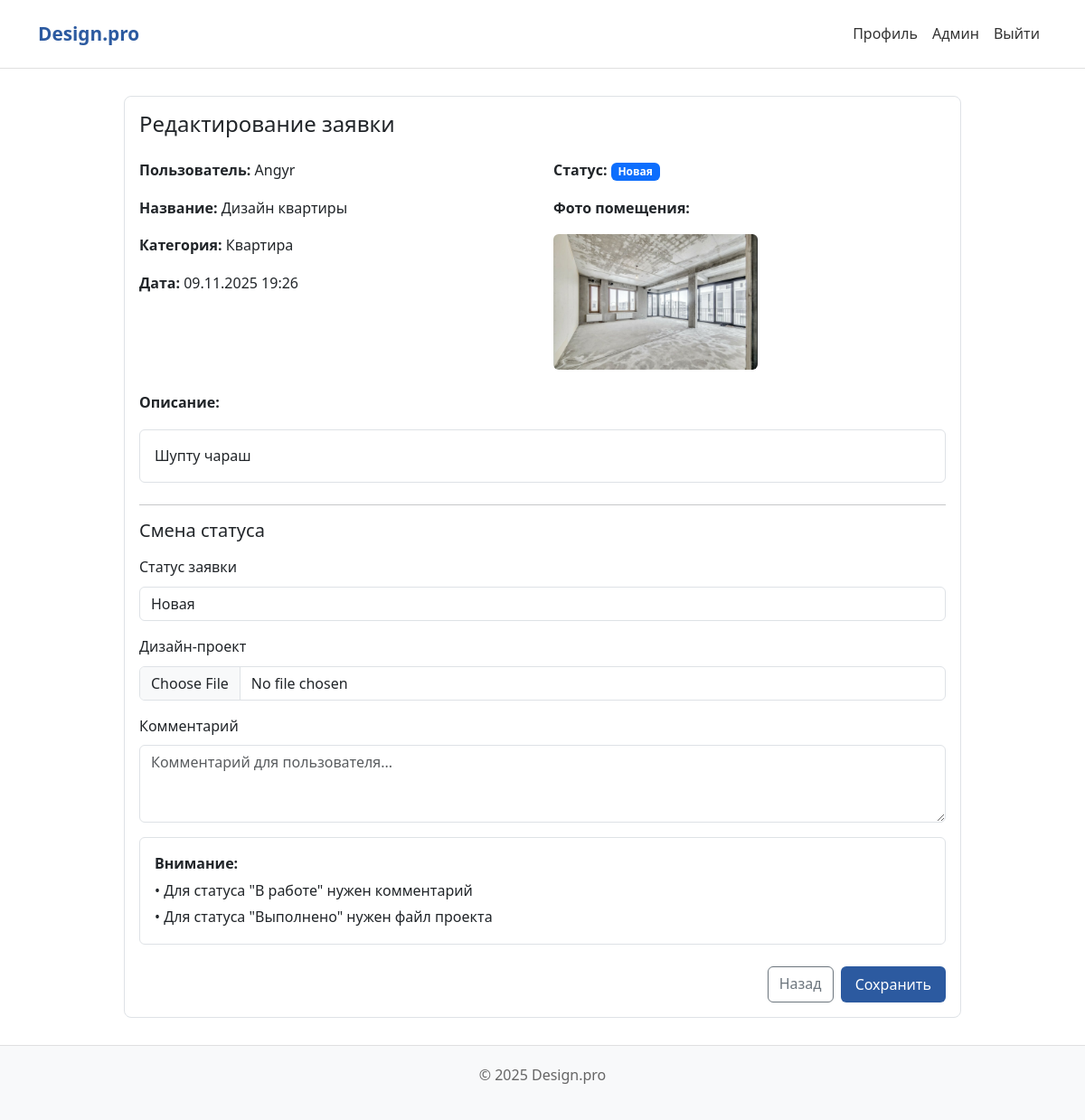
Screenshot of /admin-dashboard/application/2/ (signed in) with the database file from the repository.
### design_app/models.py (models this page shows, shortened)
class RoomPlan(models.Model):
    STATUS_CHOICES = [
        ('NEW', 'Новая'),
        ('IN_PROGRESS', 'Принято в работу'),
        ('COMPLETED', 'Выполнено'),
    ]
    user = models.ForeignKey(User, on_delete=models.CASCADE, related_name='room_plans', verbose_name="Пользователь")
    title = models.CharField(max_length=255, verbose_name="Название заявки")
    description = models.TextField(verbose_name="Описание помещения")
    category = models.ForeignKey(Category, on_delete=models.CASCADE, verbose_name="Категория")
    upload_date = models.DateTimeField(auto_now_add=True, verbose_name="Дата загрузки")
    plan_file = models.ImageField(
        upload_to='room_plans/',
        blank=True,
        null=True,
        verbose_name="Фото помещения или план",
        help_text="Форматы: JPG, JPEG, PNG, BMP. Максимальный размер: 2MB"
    )
    status = models.CharField(
        max_length=20,
        choices=STATUS_CHOICES,
        default='NEW',
        verbose_name="Статус заявки"
    )
    design_image = models.ImageField(
        upload_to='designs/',
        blank=True,
        null=True,
        verbose_name="Дизайн-проект"
    )
    admin_comment = models.TextField(blank=True, verbose_name="Комментарий администратора")
    assigned_to = models.ForeignKey(
        User,
        on_delete=models.SET_NULL,
        null=True,
        blank=True,
        related_name='assigned_applications',
        verbose_name="Назначена"
    )
    class Meta:
        verbose_name = "Заявка"
        verbose_name_plural = "Заявки"
        ordering = ['-upload_date']

class Category(models.Model):
    name = models.CharField(max_length=100, verbose_name="Название категории")
    description = models.TextField(blank=True, verbose_name="Описание")
    class Meta:
        verbose_name = "Категория"
        verbose_name_plural = "Категории"

### design_app/views.py (the view)
# urls.py: re_path(r'^admin-dashboard/application/(?P<plan_id>\d+)/$', views.edit_application, name='edit_application'),
@user_passes_test(is_staff_user, login_url='/login/')
def edit_application(request, plan_id):
    application = get_object_or_404(RoomPlan, id=plan_id)
    if request.method == 'POST':
        form = RoomPlanStatusForm(request.POST, request.FILES, instance=application)
        if form.is_valid():
            form.save()
            messages.success(request, 'Статус заявки успешно обновлен!')
            return redirect('admin_dashboard')
        else:
            messages.error(request, 'Пожалуйста, исправьте ошибки в форме.')
    else:
        form = RoomPlanStatusForm(instance=application)
    context = {
        'form': form,
        'application': application,
        'title': 'Редактирование заявки'
    }
    return render(request, 'design_app/edit_application.html', context)

### design_app/forms.py (shortened to what this page needs)
class RoomPlanStatusForm(forms.ModelForm):
    class Meta:
        model = RoomPlan
        fields = ['status', 'design_image', 'admin_comment']
        widgets = {
            'status': forms.Select(attrs={'class': 'form-control'}),
            'admin_comment': forms.Textarea(attrs={
                'class': 'form-control',
                'placeholder': 'Комментарий для пользователя...',
                'rows': 3
            }),
            'design_image': forms.FileInput(attrs={'class': 'form-control'}),
        }
        labels = {
            'status': 'Статус заявки',
            'design_image': 'Дизайн-проект',
            'admin_comment': 'Комментарий',
        }

### design_app/views.py (called while the page is built)
def is_staff_user(user):
    if not user.is_authenticated:
        return False
    try:
        profile = user.userprofile
        return profile.is_admin() or profile.is_manager()
    except UserProfile.DoesNotExist:
        return user.is_staff

### design_app/templates/design_app/edit_application.html (shortened to what this page needs)
{% extends 'design_app/base.html' %}
{% block content %}
<div class="container">
    <div class="row justify-content-center">
        <div class="col-md-10">
            <div class="card border">
                <div class="card-body">
                    <h4 class="mb-4">Редактирование заявки</h4>
                    <div class="row mb-4">
                        <div class="col-md-6">
                            <p><strong>Пользователь:</strong> {{ application.user.username }}</p>
                            <p><strong>Название:</strong> {{ application.title }}</p>
                            <p><strong>Категория:</strong> {{ application.category.name }}</p>
                            <p><strong>Дата:</strong> {{ application.upload_date|date:"d.m.Y H:i" }}</p>
                        </div>
                        <div class="col-md-6">
                            <p><strong>Статус:</strong>
                                <span class="badge
                                    {% if application.status == 'NEW' %}bg-primary
                                    {% elif application.status == 'IN_PROGRESS' %}bg-warning
                                    {% else %}bg-success{% endif %}">
                                    {{ application.get_status_display }}
                                </span>
                            </p>
                            {% if application.plan_file %}
                            <div class="mt-3">
                                <p><strong>Фото помещения:</strong></p>
                                <img src="{{ application.plan_file.url }}" alt="План помещения" class="img-fluid rounded" style="max-height: 150px;">
                            </div>
                            {% endif %}
                        </div>
                    </div>
                    <div class="mb-4">
                        <p><strong>Описание:</strong></p>
                        <div class="border rounded p-3">
                            <p class="mb-0">{{ application.description }}</p>
                        </div>
                    </div>
                    <hr>
                    <h5 class="mb-3">Смена статуса</h5>
                    <form method="post" enctype="multipart/form-data">
                        {% for field in form %}
                        <div class="mb-3">
                            <label for="{{ field.id_for_label }}" class="form-label">
                                {{ field.label }}
                            </label>
                            {{ field }}
                        </div>
                        {% endfor %}
                        <div class="border rounded p-3 mb-4">
                            <p class="mb-1"><strong>Внимание:</strong></p>
                            <p class="mb-1">• Для статуса "В работе" нужен комментарий</p>
                            <p class="mb-0">• Для статуса "Выполнено" нужен файл проекта</p>
                        </div>
                        <div class="d-flex gap-2 justify-content-end">
                            <a href="{% url 'admin_dashboard' %}" class="btn btn-outline-secondary">Назад</a>
                            <button type="submit" class="btn btn-primary">Сохранить</button>
                        </div>
                    </form>
                </div>
            </div>
        </div>
    </div>
</div>
{% endblock %}

### design_app/templates/design_app/base.html (style rules this page uses)
body { font-family: system-ui, -apple-system, sans-serif; background-color: #ffffff; color: #333; line-height: 1.6; }
.btn-primary { background: #2c5aa0; border: none; border-radius: 6px; padding: 8px 16px; }
.card { border: 1px solid #e0e0e0; border-radius: 8px; background: #fff; }

### rows the page displays
RoomPlan: user.username "Angyr", title "Дизайн квартиры", category.name "Квартира", upload_date "09.11.2025 19:26", status "Новая", plan_file (picture), description "Шупту чараш", form "Новая"

### other values shown
{{ field.label }} "Статус заявки" "Дизайн-проект" "Комментарий"
